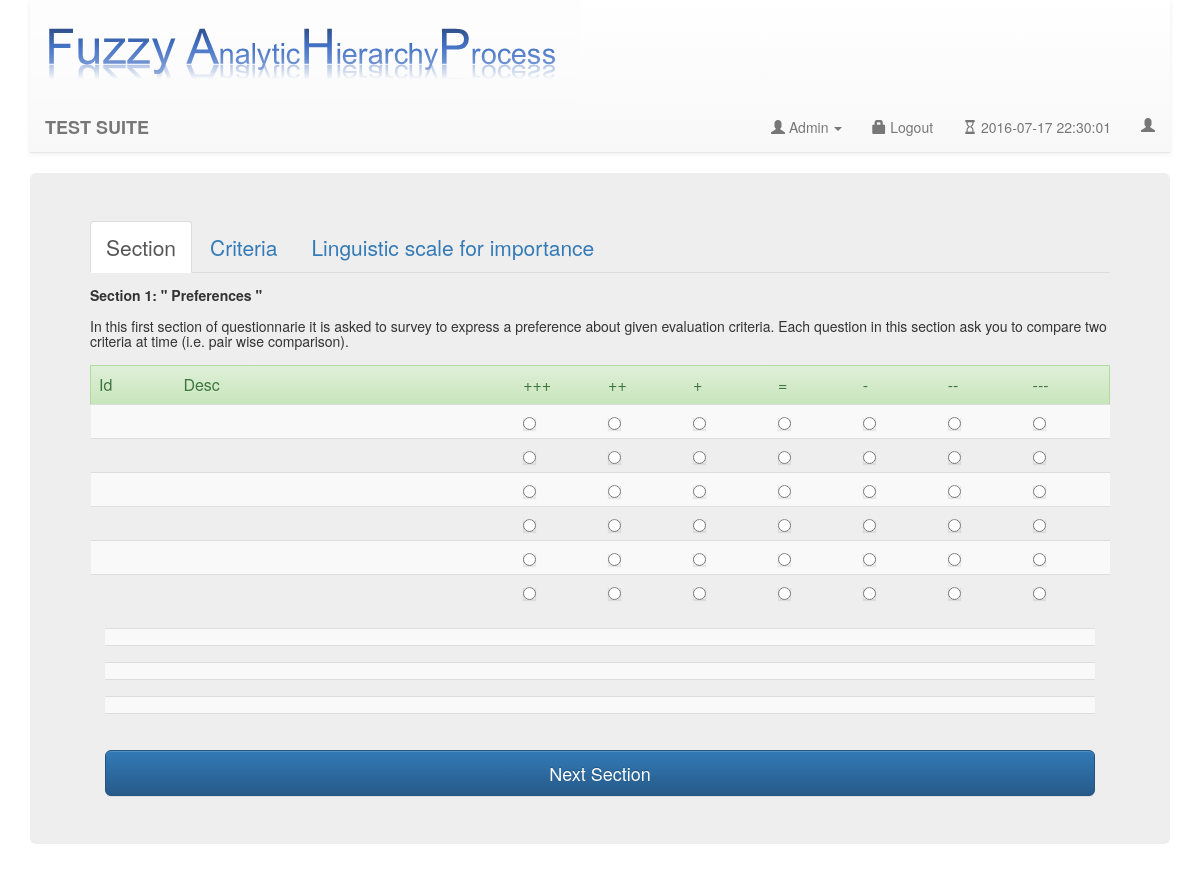
The page /WebApplication/getPreferences.php on the database its author committed.
### tables this page shows
CREATE TABLE IF NOT EXISTS `linguistic_scale` (
  `id` int(11) NOT NULL,
  `description` char(50) NOT NULL,
  `simbol` char(10) NOT NULL
);

### WebApplication/getDataFromDataBase.php (called while the page is built, shortened)
<?php
function getLinguisticScale($conn) {
	$questArray = array ();
	$query = "SELECT * FROM linguistic_scale";
	$result = $conn->query ( $query );
	if ($result->num_rows > 0) {
		while ( $row = $result->fetch_assoc () ) {
			$objLinguisticScale = new LinguisticScale ();
			$objLinguisticScale->id = $row ['id'];
			$objLinguisticScale->simbol = $row ['simbol'];
			$objLinguisticScale->description = $row ['description'];
			array_push ( $questArray, $objLinguisticScale );
		}
	} else {
	}
	return $questArray;
}
function getAllQuestionsById($conn, $quest_id) {
	if (isset ( $quest_id ) && $quest_id > 0) {
		$query = "SELECT * FROM questions where questionnaire = $quest_id";
		$result = $conn->query ( $query );
		$array = array ();
		if ($result->num_rows > 0) {
			while ( $row = $result->fetch_assoc () ) {
				$obj = new Question ();
				$obj->id = $row ['id'];
				$obj->cr1 = $row ['cr1'];
				$obj->cr2 = $row ['cr2'];
				$obj->quest_id = $row ['questionnaire'];
				$obj->descLabel = $row ['description_long'];
				$obj->desc = $row ['description'];
				array_push ( $array, $obj );
			}
		} else {
			echo "0 results";
		}
		return $array;
	} else {
		return new Question ();
	}
}
?>

### WebApplication/getPreferences.php (the view, shortened to what this page needs)
<?php
    include "connection.php";
	include "getDataFromDataBase.php";
	$arrayLinguisticScale = getLinguisticScale($conn);
	$arrayQuestion		  = getAllQuestionsById($conn,$_SESSION['questionnaire_id']);
?>
<html lang="en">
  <body>
  <div class="container">
	  <?php
	  include 'staticNavBar.php'; ?>
    <div class="jumbotron">
  <ul class="nav nav-tabs" role="tablist">
    <li role="presentation" class="active"><a href="#home" aria-controls="home" role="tab" data-toggle="tab">Section</a></li>
    <li role="presentation"><a href="#profile" aria-controls="profile" role="tab" data-toggle="tab">Criteria</a></li>
    <li role="presentation"><a href="#messages" aria-controls="messages" role="tab" data-toggle="tab">Linguistic scale for importance</a></li>
  </ul>
  <div class="tab-content">
    <div role="tabpanel" class="tab-pane active" id="home">
	 		 		<p> <h5>
			 		 	<b></>Section 1: " Preferences " </b><br><br>
						In this first section of questionnarie it is asked to survey to express a preference about given
						evaluation criteria.
						Each question in this section ask you to compare two criteria at time (i.e. pair wise
						comparison).
					</h5></p>
    </div>
    <div class="row">
    <div class="col-md-12">
	<form class="form-horizontal" id = "quest_form" action="<?php $_PHP_SELF ?>" method="POST">
		<table class='table table-striped'>
			 <thead>
			 <tr class="alert alert-success" >
			    <td class="col-md-1"> Id   </td>
			    <td> Desc </td>
			    <?php
		    	    if (isset($arrayLinguisticScale))
		        		foreach ($arrayLinguisticScale as $a){
		    				echo "<td class='col-md-1'> $a->simbol </td>";
		    			}
			    ?>
			</thead>
			<?php
				$count_quest = 1;
				foreach ($arrayQuestion as $quest) {
					$q =  "q".(string)$count_quest;
					echo "<tr>";
					echo "	<td>  <input type='hidden'  name='$q'  value='$quest->id'  /> $quest->id </td>";
					echo "	<td>".  $quest->desc." </td>";
					foreach ($arrayLinguisticScale as $value) {
						$r =  "r".(string)$count_quest;
						echo "<td>  <input type='radio' class='btn btn-primary' required='required'  name='$r' value='$value->id'/>  </td>";
					}
					echo "</tr>";
					$count_quest = $count_quest + 1;
				}
			?>
		</table>
		<div class="col-md-12">
		<table class='table table-striped'>
			<?php
				foreach ($arrayQuestion as $quest) {
					echo "<tr>";
					echo "	<td>   $quest->desc </td>";
					echo "	<td>".  $quest->descLabel." </td>";
					echo "</tr>";
				}
			?>
		</table>
		<button type="submit" name="add_question" class="btn btn-lg btn-primary btn-block">Next Section</button>
		</form>
		</div>
	</div>
  </div>
</div>
  </div>
 </body>
 </html>

### rows shown on the page
linguistic_scale: simbol "+++"
linguistic_scale: simbol "++"
linguistic_scale: simbol "+"
linguistic_scale: simbol "="
linguistic_scale: simbol "-"
linguistic_scale: simbol "--"
linguistic_scale: simbol "---"
